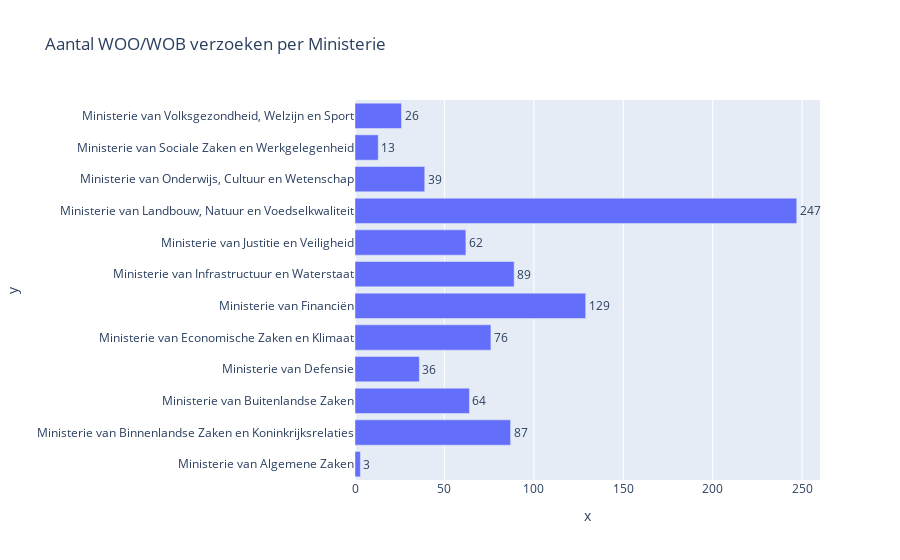

The notebook cell this image was saved under:
### Code cell
# simpel plotje die al met de huidige data te maken is

fig = px.bar(y=Data1.verantwoordelijke, x=Data1.aantal, text_auto='1s',
            title="Aantal WOO/WOB verzoeken per Ministerie")
fig.update_traces(textfont_size=12, textangle=0, textposition="outside", cliponaxis=False)
fig.show()

### Figure 1 — Plotly figure (JSON) as saved in the notebook; plotly's stock layout.template omitted (floating-point values rounded to 4 significant figures)
{"data": [{"alignmentgroup": "True", "cliponaxis": false, "hovertemplate": "x=%{x}<br>y=%{y}<extra></extra>", "legendgroup": "", "marker": {"color": "#636efa", "pattern": {"shape": ""}}, "name": "", "offsetgroup": "", "orientation": "h", "showlegend": false, "textangle": 0, "textfont": {"size": 12}, "textposition": "outside", "texttemplate": "%{x:1s}", "type": "bar", "x": [3, 87, 64, 36, 76, 129, 89, 62, 247, 39, 13, 26], "xaxis": "x", "y": ["Ministerie van Algemene Zaken", "Ministerie van Binnenlandse Zaken en Koninkrijksrelaties", "Ministerie van Buitenlandse Zaken", "Ministerie van Defensie", "Ministerie van Economische Zaken en Klimaat", "Ministerie van Financiën", "Ministerie van Infrastructuur en Waterstaat", "Ministerie van Justitie en Veiligheid", "Ministerie van Landbouw, Natuur en Voedselkwaliteit", "Ministerie van Onderwijs, Cultuur en Wetenschap", "Ministerie van Sociale Zaken en Werkgelegenheid", "Ministerie van Volksgezondheid, Welzijn en Sport"], "yaxis": "y"}], "layout": {"barmode": "relative", "legend": {"tracegroupgap": 0}, "title": {"text": "Aantal WOO/WOB verzoeken per Ministerie"}, "xaxis": {"anchor": "y", "domain": [0, 1], "title": {"text": "x"}}, "yaxis": {"anchor": "x", "domain": [0, 1], "title": {"text": "y"}}}}
